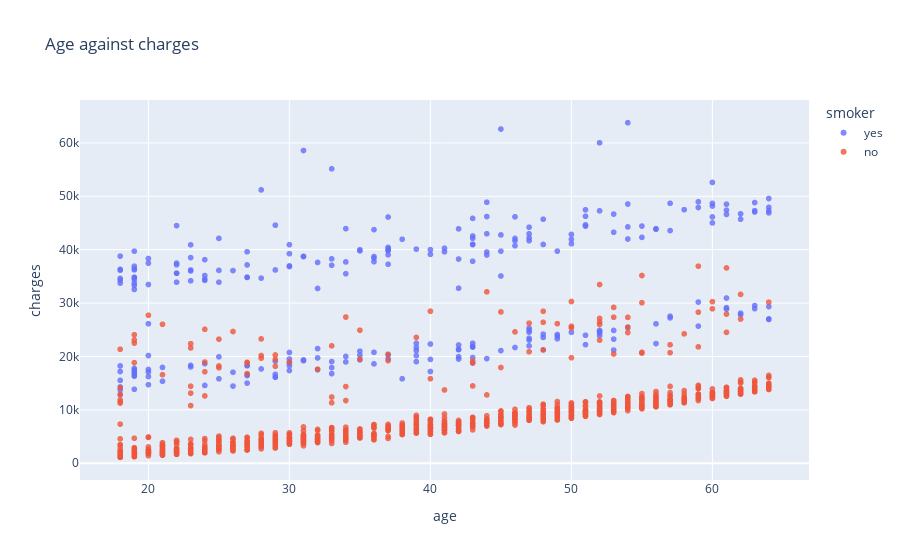

This figure's notebook cell:
### Code cell
fig = px.scatter(medical_charges,
                 x = 'age',
                 y = 'charges',
                 hover_data = 'sex',
                 opacity=0.8,
                 color = 'smoker',
                 title= 'Age against charges')
fig.show()

### Figure 1 — Plotly figure (JSON) as saved in the notebook; plotly's stock layout.template omitted (floating-point values rounded to 4 significant figures; data arrays with more than 128 entries replaced by an {"elided": "..."} marker saying what was removed)
{"data": [{"customdata": {"elided": "274x1 str values"}, "hovertemplate": "smoker=yes<br>age=%{x}<br>charges=%{y}<br>sex=%{customdata[0]}<extra></extra>", "legendgroup": "yes", "marker": {"color": "#636efa", "opacity": 0.8, "symbol": "circle"}, "mode": "markers", "name": "yes", "showlegend": true, "type": "scattergl", "x": {"elided": "274 int values"}, "xaxis": "x", "y": {"elided": "274 float values"}, "yaxis": "y"}, {"customdata": {"elided": "1064x1 str values"}, "hovertemplate": "smoker=no<br>age=%{x}<br>charges=%{y}<br>sex=%{customdata[0]}<extra></extra>", "legendgroup": "no", "marker": {"color": "#EF553B", "opacity": 0.8, "symbol": "circle"}, "mode": "markers", "name": "no", "showlegend": true, "type": "scattergl", "x": {"elided": "1064 int values"}, "xaxis": "x", "y": {"elided": "1064 float values"}, "yaxis": "y"}], "layout": {"legend": {"title": {"text": "smoker"}, "tracegroupgap": 0}, "title": {"text": "Age against charges"}, "xaxis": {"anchor": "y", "domain": [0, 1], "title": {"text": "age"}}, "yaxis": {"anchor": "x", "domain": [0, 1], "title": {"text": "charges"}}}}
